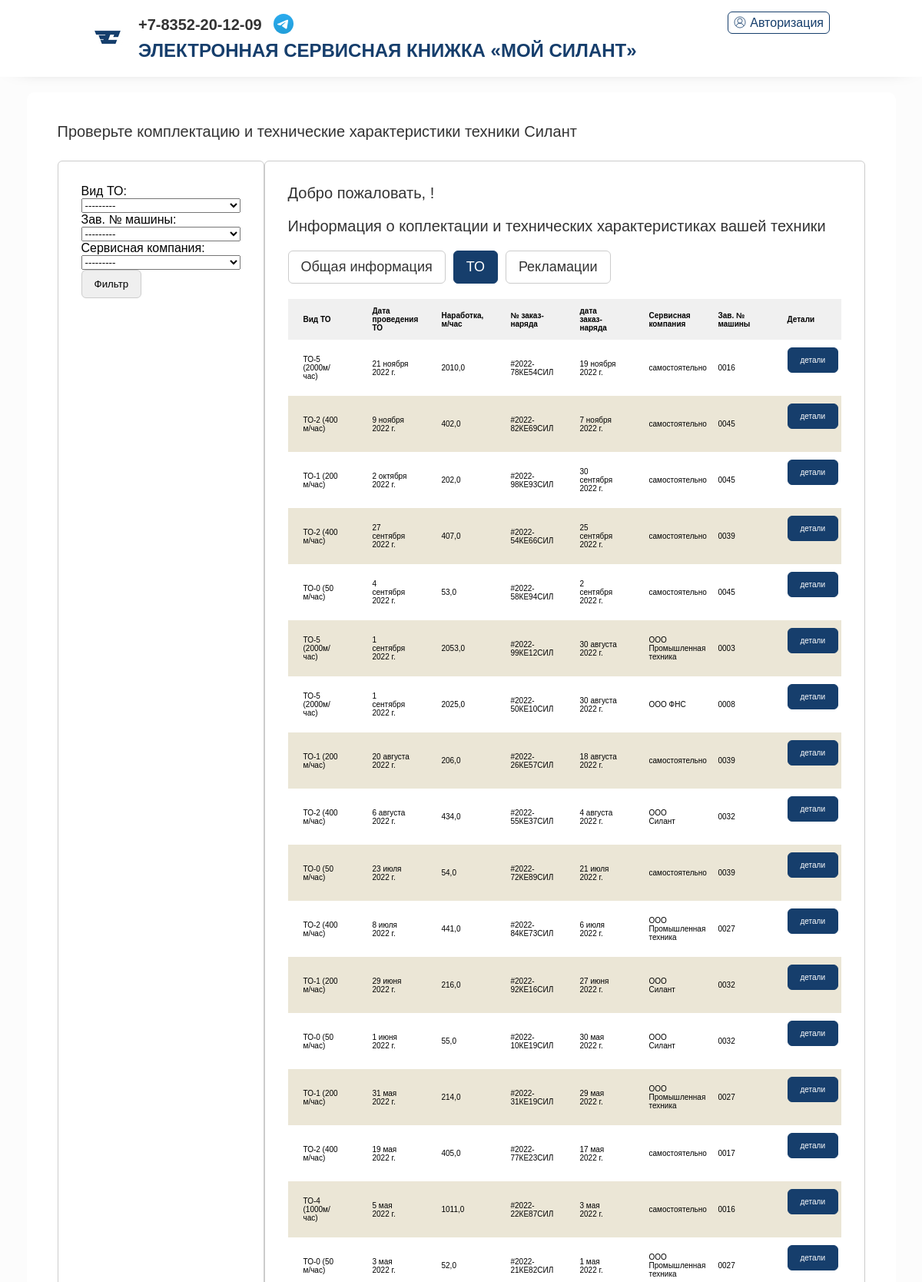
Page /to/ (signed in, upper part) on the committed database.
### service/models.py (models this page shows, shortened)
class TO(models.Model):
    service_type = models.ForeignKey(ServiceType, verbose_name='Вид ТО', on_delete=models.CASCADE)
    service_date = models.DateField(verbose_name='Дата проведения ТО')
    operating_time = models.FloatField(verbose_name='Наработка, м/час')
    work_order_number = models.TextField(verbose_name='№ заказ-наряда')
    work_order_date = models.DateField(verbose_name='дата заказ-наряда')
    company_make_service = models.ForeignKey(ServiceCompany, verbose_name='Сервисная компания', on_delete=models.CASCADE)
    machine_to = models.ForeignKey(Machine, verbose_name='Зав. № машины', on_delete=models.CASCADE)
    class Meta:
        verbose_name = '«ТО» (техническое обслуживание)'
        ordering = ['-service_date']

class ServiceType(models.Model):
    name = models.TextField(verbose_name='Название')
    description = models.TextField(verbose_name='Описание')
    def __str__(self):
        return self.name
    class Meta:
        verbose_name = 'Вид ТО'

class ServiceCompany(models.Model):
    name = models.TextField(verbose_name='Название')
    description = models.TextField(verbose_name='Описание')
    def __str__(self):
        return self.name
    class Meta:
        verbose_name = 'Сервисная компания'

class Machine(models.Model):
    number_machine = models.TextField(unique=True, verbose_name='Зав. № машины')
    technique_model = models.ForeignKey(TechniqueModel, verbose_name='Модель техники', on_delete=models.CASCADE)
    engine_model = models.ForeignKey(EngineModel, verbose_name='Модель двигателя', on_delete=models.CASCADE)
    engine_number = models.TextField(verbose_name='Зав. № двигателя')
    transmission_model = models.ForeignKey(TransmissionModel, verbose_name='Модель трансмиссии', on_delete=models.CASCADE)
    transmission_number = models.TextField(verbose_name='Зав. № трансмиссии')
    drive_axle_model = models.ForeignKey(DriveAxleModel, verbose_name='Модель ведущего моста', on_delete=models.CASCADE)
    drive_axle_number = models.TextField(verbose_name='Зав. № ведущего моста')
    steering_bridge_model = models.ForeignKey(SteeringBridgeModel, verbose_name='Модель управляемого моста', on_delete=models.CASCADE)
    steering_bridge_number = models.TextField(verbose_name='Зав. № управляемого моста')
    supply_contract = models.TextField(verbose_name='Договор поставки №, дата')
    shipping_date = models.DateField(verbose_name='Дата отгрузки с завода')
    consignee = models.TextField(verbose_name='Грузополучатель (конечный потребитель)')
    delivery_address = models.TextField(verbose_name='Адрес поставки (эксплуатации)')
    equipment = models.TextField(verbose_name='Комплектация (доп. опции)')
    client = models.TextField(verbose_name='Клиент')
    service_company = models.ForeignKey(ServiceCompany, verbose_name='Сервисная компания', on_delete=models.CASCADE)
    def __str__(self):
        return self.number_machine
    class Meta:
        verbose_name = 'Машина'
        ordering = ['-shipping_date']

### service/views.py (the view)
# urls.py: path('to/', TOListVew.as_view(), name='to'),
class TOListVew(LoginRequiredMixin, ListView):
    model = TO
    template_name = 'to.html'
    def get_context_data(self, **kwargs):  # забираем отфильтрованные объекты переопределяя метод get_context_data у наследуемого класса (привет, полиморфизм, мы скучали!!!)
        filter = TOFilter(self.request.GET, queryset=self.get_queryset())  # вписываем наш фильтр в контекст
        manager = self.request.user.groups.filter(name='Менеджер') # Фильтруем по менеджеру и проверяем
        if not manager.exists():
            is_manager = 'Не менеджер'
        else:
            is_manager = 'Менеджер'
        context = {'filter': filter, 'is_manager': is_manager}
        return context

### templates/to.html (shortened to what this page needs)
<!DOCTYPE html>
{% extends 'base.html' %}
{% load static %}
{% block content %}
<div id="content">
  <div class="centrator">
    <section>
      <div class="line"><span class="title">Проверьте комплектацию и технические характеристики техники Силант</span></div>
      <div class="line">
        <div class="search_result">
          <div class="result_info">
            <div class="result_collection">
              <form method="GET">
              {{ filter.form }}
                <div class="tabs">
                  <input class="tab" type="submit" value="Фильтр">
                </div>
              </form>
            </div>
          </div>
        </div>
        <div class="column">
          <div class="search_result">
            <div class="result_info"><span>Добро пожаловать, {{request.user.first_name}}!</span></div>
            <div class="result_info"><span>Информация о коплектации и технических характеристиках вашей техники</span></div>
            <div class="result_collection">
              <div class="tabs">
                <a href="/user/"><div class="tab"><span>Общая информация</span></div></a>
                <a href="/to/"><div class="tab active"><span>ТО</span></div></a>
                <a href="/complaint/"><div class="tab"><span>Рекламации</span></div></a>
              </div>
            </div>
            <div class="result_collection">
              <table>
              <tbody><tr>
                <th class="nam left">Вид ТО</th>
                <th class="nam left">Дата проведения ТО</th>
                <th class="nam left">Наработка, м/час</th>
                <th class="nam left">№ заказ-наряда</th>
                <th class="nam left">дата заказ-наряда</th>
                <th class="nam left">Сервисная компания</th>
                <th class="nam left">Зав. № машины</th>
                <th class="nam left">Детали</th>
                {% for t in filter.qs %}
                <tr>
                  <td class="nam left">{{t.service_type}}</td>
                  <td class="nam left">{{t.service_date}}</td>
                  <td class="nam left">{{t.operating_time}}</td>
                  <td class="nam left">{{t.work_order_number}}</td>
                  <td class="nam left">{{t.work_order_date}}</td>
                  <td class="nam left">{{t.company_make_service}}</td>
                  <td class="nam left">{{t.machine_to}}</td>
                  <td class="nam left">
                    <div class="tabs">
                      <a href="{% url 'to_detail' t.pk %}">
                        <div class="tab active"><span><div class="smalltext">детали</div></span></div>
                      </a>
                    </div>
                  </td>
                </tr>
              </tr>
                {% endfor %}
              </tbody></table>
            </div>
          </div>
        </div>
      </div>
  </div>
</div>
{% endblock content %}

### static/css/app_debug.css (style rules this page uses)
:root { --cold-color: #163e6c; --hot-color: #d20a11; --blanc-color: #ebe6d6; --basic-text-color: #333; --basic-border-color: #ccc; }
.smalltext { font-size: 10px; }
* { padding: 0; margin: 0; }
p, span, li { color: var(--basic-text-color); }
a:link, a:any-link { color: var(--cold-color); text-decoration: none; }
div, input, header, footer, section { box-sizing: border-box; position: relative; }
body { min-height: 100vh; display: flex; flex-direction: column; background: #fcfcfc; font-family: Astra Sans, Helvetica, Arial, sans-serif; }
.line { display: flex; flex-direction: row; width: 100%; }
.column { flex-direction: column; width: 100%; }
.centrator { display: flex; flex-direction: row; min-width: 80%; }
#content { align-self: stretch; display: flex; flex: 1; justify-content: center; }
#content section { background: #fff; width: 100%; margin: 20px 0; padding: 40px; border-radius: 10px; height: min-content; }
#content section .search_result { border: 1px solid var(--basic-border-color); padding: 30px; margin: 20px 0; border-radius: 6px; }
#content section .search_result .result_info span { font-size: 20px; display: block; margin: 0 0 20px; }
#content section .search_result .result_collection .tabs { display: flex; margin-bottom: 20px; }
#content section .search_result .result_collection .tabs .tab { padding: 10px 16px; border-radius: 6px; margin-right: 10px; border: 1px solid var(--basic-border-color); cursor: pointer; }
#content section .search_result .result_collection .tabs .tab span { font-size: 18px; }
#content section .search_result .result_collection .tabs .tab.active, #content section .search_result .result_collection .tabs .tab:hover { border-color: var(--cold-color); background: var(--cold-color); }
#content section .search_result .result_collection .tabs .tab.active span, #content section .search_result .result_collection .tabs .tab:hover span { color: #fff; }
#content section .search_result .result_collection table { border-spacing: 0; max-width: 100%; min-width: 100%; empty-cells: show; }
#content section .search_result .result_collection table tr th { background: #f0f0f0; font-weight: bold; font-size: 10px; }
#content section .search_result .result_collection table tr td { border-spacing: 0; }
#content section .search_result .result_collection table tr:nth-child(2n+1) td { background: var(--blanc-color); }
#content section .search_result .result_collection table tr td, #content section .search_result .result_collection table tr th { padding: 10px 20px; }
#content section .search_result .result_collection table tr td.left, #content section .search_result .result_collection table tr th.left { text-align: left; }
#content section .search_result .result_collection table tr td.nam, #content section .search_result .result_collection table tr th.nam { min-width: 10px; max-width: 50px; font-size: 10px; }
@media (min-width: 641px) and (max-width: 1366px) { #content section .search_result .result_collection a:link, #content section .search_result .result_collection a:any-link { color: green !important; } }
#content section .title { font-size: 20px; cursor: default; margin-bottom: 6px; }
#content section form { width: 100%; display: flex; flex-direction: column; }

### rows in the picture
TO: service_type "ТО-5 (2000м/час)", service_date "21 ноября 2022 г.", operating_time "2010,0", work_order_number "#2022-78КЕ54СИЛ", work_order_date "19 ноября 2022 г.", company_make_service "самостоятельно", machine_to "0016"
TO: service_type "ТО-2 (400 м/час)", service_date "9 ноября 2022 г.", operating_time "402,0", work_order_number "#2022-82КЕ69СИЛ", work_order_date "7 ноября 2022 г.", company_make_service "самостоятельно", machine_to "0045"
TO: service_type "ТО-1 (200 м/час)", service_date "2 октября 2022 г.", operating_time "202,0", work_order_number "#2022-98КЕ93СИЛ", work_order_date "30 сентября 2022 г.", company_make_service "самостоятельно", machine_to "0045"
TO: service_type "ТО-2 (400 м/час)", service_date "27 сентября 2022 г.", operating_time "407,0", work_order_number "#2022-54КЕ66СИЛ", work_order_date "25 сентября 2022 г.", company_make_service "самостоятельно", machine_to "0039"
TO: service_type "ТО-0 (50 м/час)", service_date "4 сентября 2022 г.", operating_time "53,0", work_order_number "#2022-58КЕ94СИЛ", work_order_date "2 сентября 2022 г.", company_make_service "самостоятельно", machine_to "0045"
TO: service_type "ТО-5 (2000м/час)", service_date "1 сентября 2022 г.", operating_time "2053,0", work_order_number "#2022-99КЕ12СИЛ", work_order_date "30 августа 2022 г.", company_make_service "ООО Промышленная техника", machine_to "0003"
TO: service_type "ТО-5 (2000м/час)", service_date "1 сентября 2022 г.", operating_time "2025,0", work_order_number "#2022-50КЕ10СИЛ", work_order_date "30 августа 2022 г.", company_make_service "ООО ФНС", machine_to "0008"
TO: service_type "ТО-1 (200 м/час)", service_date "20 августа 2022 г.", operating_time "206,0", work_order_number "#2022-26КЕ57СИЛ", work_order_date "18 августа 2022 г.", company_make_service "самостоятельно", machine_to "0039"
TO: service_type "ТО-2 (400 м/час)", service_date "6 августа 2022 г.", operating_time "434,0", work_order_number "#2022-55КЕ37СИЛ", work_order_date "4 августа 2022 г.", company_make_service "ООО Силант", machine_to "0032"
TO: service_type "ТО-0 (50 м/час)", service_date "23 июля 2022 г.", operating_time "54,0", work_order_number "#2022-72КЕ89СИЛ", work_order_date "21 июля 2022 г.", company_make_service "самостоятельно", machine_to "0039"
TO: service_type "ТО-2 (400 м/час)", service_date "8 июля 2022 г.", operating_time "441,0", work_order_number "#2022-84КЕ73СИЛ", work_order_date "6 июля 2022 г.", company_make_service "ООО Промышленная техника", machine_to "0027"
TO: service_type "ТО-1 (200 м/час)", service_date "29 июня 2022 г.", operating_time "216,0", work_order_number "#2022-92КЕ16СИЛ", work_order_date "27 июня 2022 г.", company_make_service "ООО Силант", machine_to "0032"
TO: service_type "ТО-0 (50 м/час)", service_date "1 июня 2022 г.", operating_time "55,0", work_order_number "#2022-10КЕ19СИЛ", work_order_date "30 мая 2022 г.", company_make_service "ООО Силант", machine_to "0032"
TO: service_type "ТО-1 (200 м/час)", service_date "31 мая 2022 г.", operating_time "214,0", work_order_number "#2022-31КЕ19СИЛ", work_order_date "29 мая 2022 г.", company_make_service "ООО Промышленная техника", machine_to "0027"
TO: service_type "ТО-2 (400 м/час)", service_date "19 мая 2022 г.", operating_time "405,0", work_order_number "#2022-77КЕ23СИЛ", work_order_date "17 мая 2022 г.", company_make_service "самостоятельно", machine_to "0017"
TO: service_type "ТО-4 (1000м/час)", service_date "5 мая 2022 г.", operating_time "1011,0", work_order_number "#2022-22КЕ87СИЛ", work_order_date "3 мая 2022 г.", company_make_service "самостоятельно", machine_to "0016"
TO: service_type "ТО-0 (50 м/час)", service_date "3 мая 2022 г.", operating_time "52,0", work_order_number "#2022-21КЕ82СИЛ", work_order_date "1 мая 2022 г.", company_make_service "ООО Промышленная техника", machine_to "0027"
